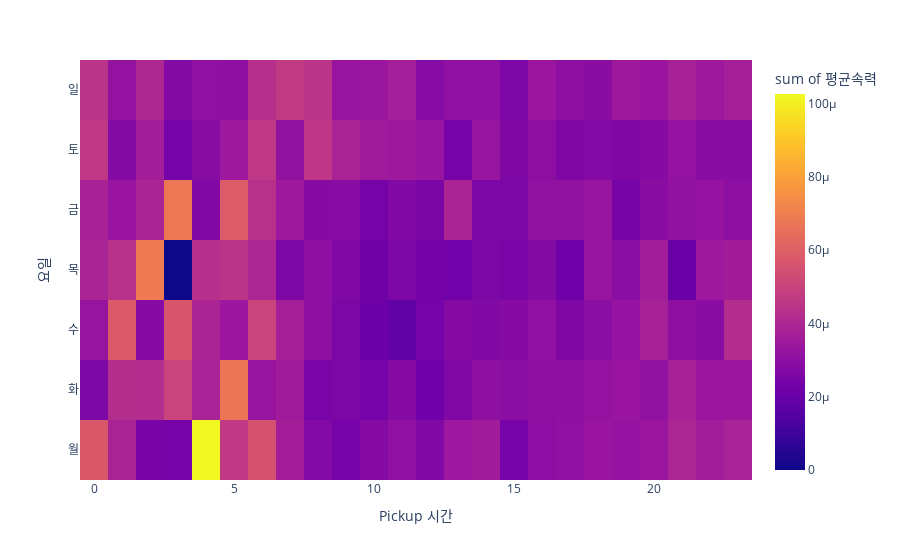

Write notebook code for a chart like this one.
### Code cell
pd.options.plotting.backend = "plotly"
pio.templates.default = "plotly_white"
df = pd.read_csv("https://raw.githubusercontent.com/guebin/DV2023/main/posts/NYCTaxi.csv").assign(
    log_trip_duration = lambda df: np.log(df.trip_duration),
    pickup_datetime = lambda df: df.pickup_datetime.apply(pd.to_datetime),
    dropoff_datetime = lambda df: df.dropoff_datetime.apply(pd.to_datetime),
    dist = lambda df: np.sqrt((df.pickup_latitude-df.dropoff_latitude)**2 + (df.pickup_longitude-df.dropoff_longitude)**2),
    vendor_id = lambda df: df.vendor_id.map({1:'A',2:'B'})
).assign(
    speed = lambda df: df.dist / df.trip_duration,
    pickup_hour = lambda df: df.pickup_datetime.dt.hour,
    dropoff_hour = lambda df: df.dropoff_datetime.dt.hour,
    dayofweek = lambda df: df.pickup_datetime.dt.dayofweek
)
df_small = df[::100].reset_index(drop=True)
df.head()

weekday_korean = ['월', '화', '수', '목', '금', '토', '일']

nearby_trips = df[df['dist'] < 0.012819]

average_speed = nearby_trips.groupby(['dayofweek', 'pickup_hour'])['speed'].mean().reset_index(name='평균속력')

fig1 = px.density_heatmap(
    data_frame=average_speed,
    x='pickup_hour',
    y='dayofweek',
    z='평균속력',
    nbinsx=24,
    nbinsy=7,
    height=300,
)

fig1.update_layout(
    xaxis=dict(title='Pickup 시간'),
    yaxis=dict(
        title='요일',
        tickvals=list(range(7)),  
        ticktext=weekday_korean   
    )
)

fig1.show()

### Figure 1 — Plotly figure (JSON) as saved in the notebook; plotly's stock layout.template omitted (floating-point values rounded to 4 significant figures; data arrays with more than 128 entries replaced by an {"elided": "..."} marker saying what was removed)
{"data": [{"coloraxis": "coloraxis", "histfunc": "sum", "hovertemplate": "pickup_hour=%{x}<br>dayofweek=%{y}<br>sum of 평균속력=%{z}<extra></extra>", "name": "", "nbinsx": 24, "nbinsy": 7, "type": "histogram2d", "x": {"elided": "167 int values"}, "xaxis": "x", "xbingroup": "x", "y": {"elided": "167 int values"}, "yaxis": "y", "ybingroup": "y", "z": {"elided": "167 float values"}}], "layout": {"autosize": true, "coloraxis": {"colorbar": {"title": {"text": "sum of 평균속력"}}, "colorscale": [[0, "#0d0887"], [0.1111, "#46039f"], [0.2222, "#7201a8"], [0.3333, "#9c179e"], [0.4444, "#bd3786"], [0.5556, "#d8576b"], [0.6667, "#ed7953"], [0.7778, "#fb9f3a"], [0.8889, "#fdca26"], [1, "#f0f921"]]}, "legend": {"tracegroupgap": 0}, "margin": {"t": 60}, "xaxis": {"anchor": "y", "autorange": true, "domain": [0, 1], "range": [-0.5, 23.5], "title": {"text": "Pickup 시간"}, "type": "linear"}, "yaxis": {"anchor": "x", "autorange": true, "domain": [0, 1], "range": [-0.5, 6.5], "ticktext": ["월", "화", "수", "목", "금", "토", "일"], "tickvals": [0, 1, 2, 3, 4, 5, 6], "title": {"text": "요일"}, "type": "linear"}}}
